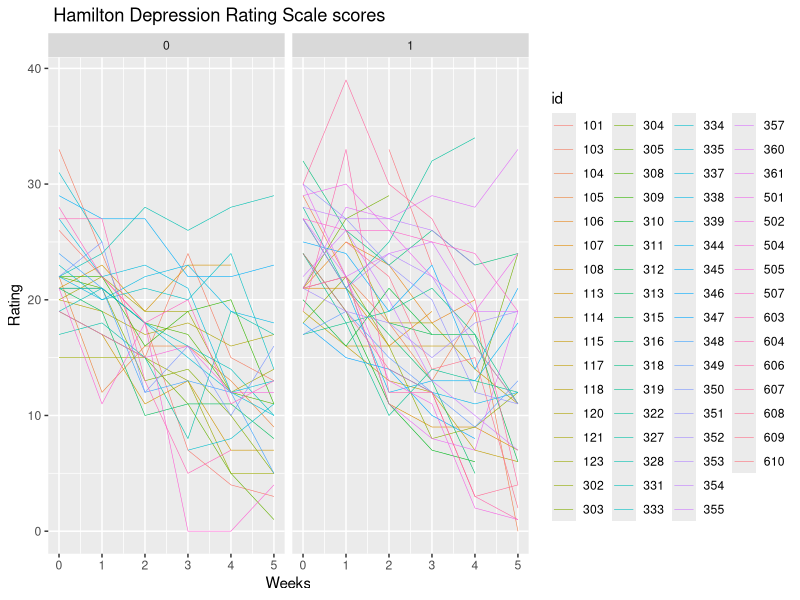

R code for this plot:
## ---- chunk 1
library("data.table")
library("tidyr")
library("reshape2")
library("ggplot2")
library("nlme")
## ---- chunk 2
df_wide <- fread("hdrs.txt", na.strings = ".")
df_wide
## ---- chunk 3
colnames(df_wide) <- c("id",  "group", "0", "1", "2", "3",  "4", "5")

df_long <- gather(data = df_wide ,
                         key = "week",
                         value = "score",
                         3:8)

# change type of variables into factors
df_long  <- within(df_long, {
  id <- factor(id)
  week <- as.integer(week)
})

df_long
## ---- chunk 4
 ggplot(data = df_long, aes(x = week , y = score, group = id)) +
  geom_line(aes(colour = id), size = 0.2) +
  facet_grid(. ~ group) + 
  xlab("Weeks") +
  ylab("Rating") +
  ggtitle(" Hamilton Depression Rating Scale scores") 
## ---- chunk 5
df_long_filtered  <- na.omit(df_long)
df_long_filtered
## ---- chunk 6
glsREML <- gls(score ~ week + group + week*group, 
            data = df_long_filtered , 
            correlation = corSymm(form = ~ 1 |id),
            weights = varIdent(form = ~ 1 | week),
            method = "REML")

summary(glsREML)
## ---- chunk 7
glsML <- update(glsREML, method = "ML")
summary(glsML)
## ---- chunk 8
skodak_wide <- fread("skodak.txt", na.strings = ".")
skodak_wide
